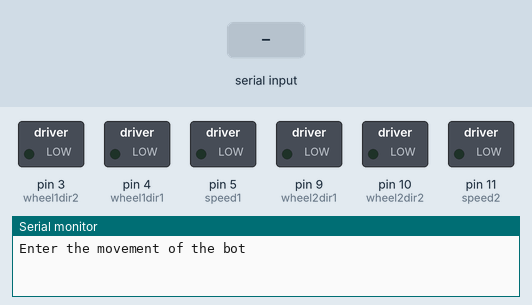
Simulated run of this sketch. Board: Arduino Uno, built with avr-gcc and run on an emulated ATmega328P. Parts: switched loads named in the sketch (green lamp = pin HIGH), the last lines printed to the serial monitor. The inputs (shaded band) are chosen by the test bench.

Above: at 1.2 s.
1.3 s: "F" received over Serial
At 3.4 s:
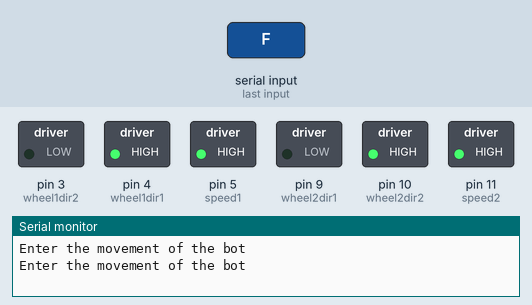
3.8 s: "B" received over Serial
At 5.3 s:
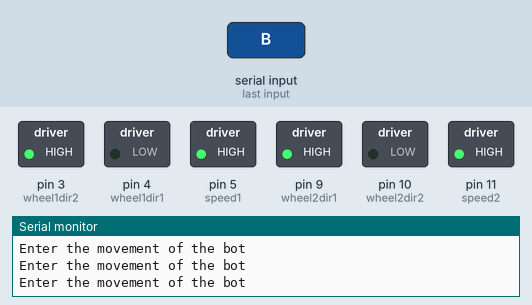
6.3 s: "R" received over Serial
At 8.4 s:
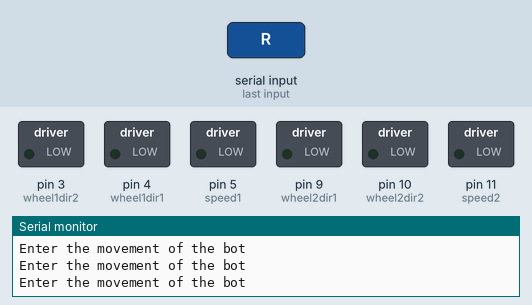
8.8 s: "L" received over Serial
11.3 s: "r" received over Serial
13.8 s: "l" received over Serial
Timing chart, 0 to 16.8 s (numbered marks = the images above; inputs shaded):
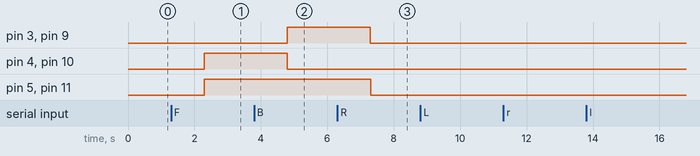

The sketch:

bot_motion_using_l293d_motor_driver.ino
```cpp
int speed1=5;
int wheel1dir1=4;
int wheel1dir2=3;

int speed2=11;
int wheel2dir1=9;
int wheel2dir2=10;


String movement;

void setup()
{
  pinMode(5, OUTPUT);
  pinMode(4, OUTPUT);
  pinMode(3, OUTPUT);
  pinMode(11, OUTPUT);
  pinMode(9, OUTPUT);
  pinMode(10, OUTPUT);
  Serial.begin(9600);

}

void loop()
{
  Serial.println("Enter the movement of the bot");
  while(Serial.available()==0)
  {
  }

  movement=Serial.readString();

  if(movement=="F")
  {
    digitalWrite(wheel1dir1, HIGH);
    digitalWrite(wheel1dir2, LOW);
    analogWrite(speed1,255);

    digitalWrite(wheel2dir1, LOW);
    digitalWrite(wheel2dir2, HIGH);
    analogWrite(speed2,255);
  }


  if(movement=="B")
   {
     digitalWrite(wheel1dir1, LOW);
     digitalWrite(wheel1dir2, HIGH);
     analogWrite(speed1,255);

     digitalWrite(wheel2dir1, HIGH);
     digitalWrite(wheel2dir2, LOW);
     analogWrite(speed2,255);
   }

  if(movement=="R")
  {
      digitalWrite(wheel1dir1, HIGH);
      digitalWrite(wheel1dir2, LOW);
      analogWrite(speed1,255);

      digitalWrite(wheel2dir1, HIGH);
      digitalWrite(wheel2dir2, LOW);
      analogWrite(speed2,255);
      delay(1.6);

      digitalWrite(wheel1dir1, LOW);
      digitalWrite(wheel1dir2, LOW);
      analogWrite(speed1,0);

      digitalWrite(wheel2dir1, LOW);
      digitalWrite(wheel2dir2, LOW);
      analogWrite(speed2,0);
  }

  if(movement=="L")
  {
      digitalWrite(wheel1dir1, LOW);
      digitalWrite(wheel1dir2, HIGH);
      analogWrite(speed1,255);

      digitalWrite(wheel2dir1, LOW);
      digitalWrite(wheel2dir2, HIGH);
      analogWrite(speed2,255);
      delay(1.6);

      digitalWrite(wheel1dir1, LOW);
      digitalWrite(wheel1dir2, LOW);
      analogWrite(speed1,0);

      digitalWrite(wheel2dir1, LOW);
      digitalWrite(wheel2dir2, LOW);
      analogWrite(speed2,0);
  }

   if(movement=="r")
  {
      digitalWrite(wheel1dir1, HIGH);
      digitalWrite(wheel1dir2, LOW);
      analogWrite(speed1,255);

      digitalWrite(wheel2dir1, LOW);
      digitalWrite(wheel2dir2, LOW);
      analogWrite(speed2,255);
      delay(1.6);

      digitalWrite(wheel1dir1, LOW);
      digitalWrite(wheel1dir2, LOW);
      analogWrite(speed1,0);

      digitalWrite(wheel2dir1, LOW);
      digitalWrite(wheel2dir2, LOW);
      analogWrite(speed2,0);
  }

  if(movement=="l")
  {
      digitalWrite(wheel1dir1, LOW);
      digitalWrite(wheel1dir2, LOW);
      analogWrite(speed1,255);

      digitalWrite(wheel2dir1, HIGH);
      digitalWrite(wheel2dir2, LOW);
      analogWrite(speed2,255);
      delay(1.6);

      digitalWrite(wheel1dir1, LOW);
      digitalWrite(wheel1dir2, LOW);
      analogWrite(speed1,0);

      digitalWrite(wheel2dir1,LOW);
      digitalWrite(wheel2dir2, LOW);
      analogWrite(speed2,0);
  }
}
```

Measured:
- after the input at 1.3 s, pin 4 (wheel1dir1), pin 5 (speed1), pin 10 (wheel2dir2), pin 11 (speed2): LOW → HIGH after 1.0 s
- after the input at 3.8 s, pin 3 (wheel1dir2), pin 9 (wheel2dir1): LOW → HIGH after 1.0 s; pin 4 (wheel1dir1), pin 10 (wheel2dir2): HIGH → LOW after 1.0 s
- after the input at 6.3 s, pin 3 (wheel1dir2), pin 5 (speed1), pin 9 (wheel2dir1), pin 11 (speed2): HIGH → LOW after 1.0 s
